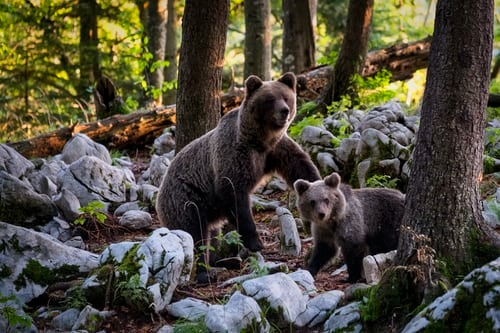
#> input picture Bear.jpg, 500 x 333 px
$ python concat.py
#> lines starting #> are read from the running program, lines starting #| are printed output that depends on the picture
import cv2

bear = cv2.imread("Bear.jpg")
#> bear is the input picture: shape (333, 500, 3); mean B, G, R 61.1, 75.7, 79.5
building = cv2.imread("Building.jpg")
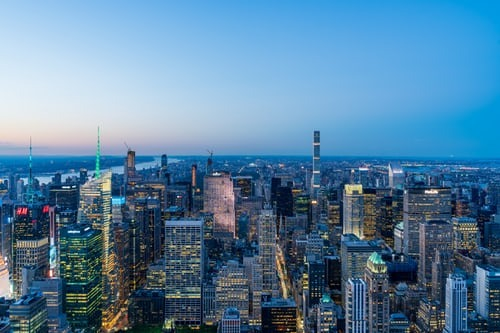
#> input picture Building.jpg, 500 x 333 px
#> building is the input picture: shape (333, 500, 3); mean B, G, R 158.5, 128.1, 87.4

bear_resize = cv2.resize(bear,(200,200))
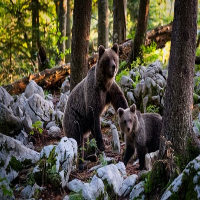
#> bear_resize: shape (200, 200, 3); mean B, G, R 61, 75.6, 79.3
building_resize = cv2.resize(building,(200,200))
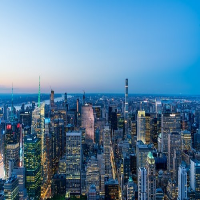
#> building_resize: shape (200, 200, 3); mean B, G, R 158.4, 128, 87.3


h_concat = cv2.hconcat([building_resize, bear_resize])
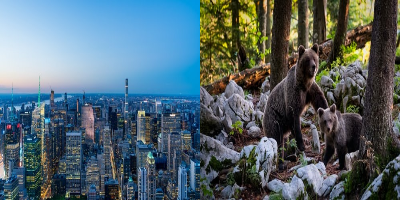
#> h_concat: shape (200, 400, 3); mean B, G, R 109.7, 101.8, 83.3
cv2.imshow("h_concate",h_concat)
cv2.waitKey()
cv2.destroyAllWindows()

v_concat = cv2.vconcat([building_resize, bear_resize])
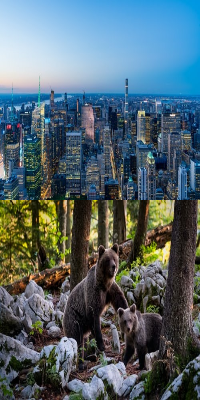
#> v_concat: shape (400, 200, 3); mean B, G, R 109.7, 101.8, 83.3
cv2.imshow("v_concate",v_concat)
cv2.waitKey()
cv2.destroyAllWindows()
